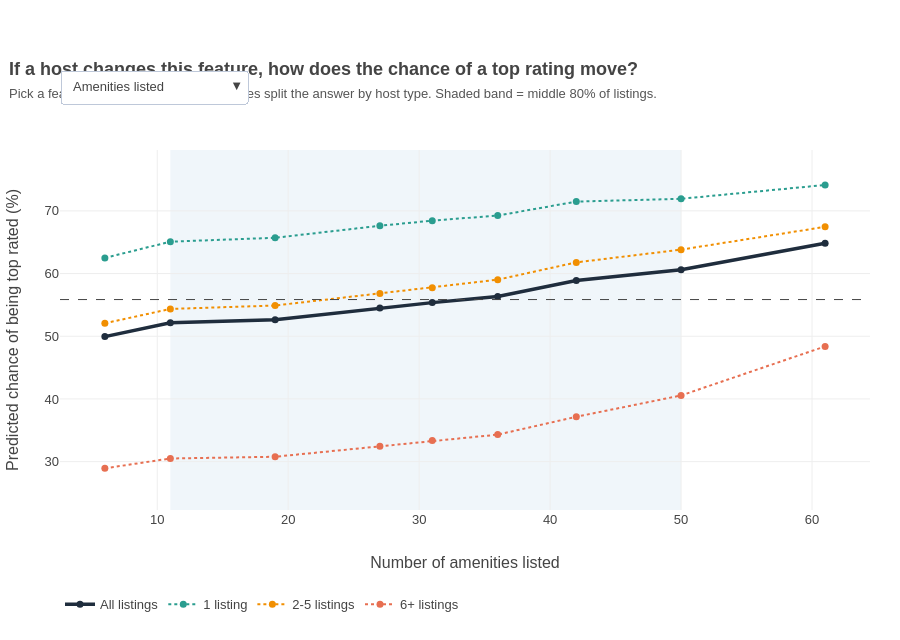

The code cell stored with this chart in its notebook:
### Markdown cell above
## Figure 26: If a host changes this feature, does the chance of a top rating go up or down, and is it the same for every kind of host? (interactive)

**In plain words:** pick a feature from the **dropdown**. The chart shows the predicted chance that a listing is top rated if it had each value of that feature, with everything else about the listing left as it is. One line is drawn for all listings and one for each host type (1 listing, 2-5 listings, 6 or more), so you can see whether the same feature works for small and large hosts.

**How to read the chart**
- A line that **rises** means more of this feature goes with a higher chance of a top rating. A line that **falls** means the opposite. A **flat** line means it makes little difference.
- The shaded band is where most listings sit (the middle 80%). Trust the lines most inside the band.
- The dashed line is the average predicted chance for all listings.
- All features share the same vertical scale, so you can compare how much each one matters. **Hover** to read exact values; click a name in the legend to hide a line.
- This shows a pattern in the data, not proof that changing a feature will raise a rating.

### Code cell
pdp_base = X_te.sample(min(3000, len(X_te)), random_state=RNG)[MODEL_COLS]
host_of = rated["host_type"]
GROUP_LINES = [("All listings", None, "#1F2D3D"), ("1 listing", "1 listing", GREEN), ("2-5 listings", "2-5 listings", ORANGE), ("6+ listings", "6+ listings", CORAL)]
REF = model.predict_proba(pdp_base)[:, 1].mean() * 100
amen_grid = np.unique(np.percentile(rated["amenity_count"], [2, 10, 25, 40, 50, 60, 75, 90, 98]).round())
# (label, model column, grid in real units, transform to model scale, real column for the shaded band, x label, x scale, lever?)
PDP_SPECS = [
    ("Amenities listed", "amenity_count", amen_grid, None, "amenity_count", "Number of amenities listed", "linear", True),
    ("Price vs similar listings", "price_vs_peers", np.array([0.5, 0.7, 0.85, 1.0, 1.15, 1.3, 1.6, 2.0]), None,
     "price_vs_peers", "Price as a multiple of similar listings (1.0 = typical)", "linear", True),
    ("Minimum nights", "log_min_nights", np.array([1, 2, 3, 4, 5, 7, 14, 30]), np.log1p, "minimum_nights_capped",
     "Minimum nights required (log scale)", "log", True),
    ("Days available (next 365)", "availability_365", np.array([0, 30, 90, 150, 210, 270, 330, 365]), None, "availability_365",
     "Days available in the next 365", "linear", True),
]


def pdp_curve(col, grid, tf, rows):
    base = rows[rows["price_vs_peers"].notna()] if col == "price_vs_peers" else rows
    out = []
    for v in grid:
        Xs = base.copy()
        Xs[col] = tf(v) if tf else v
        out.append(model.predict_proba(Xs)[:, 1].mean() * 100)
    return np.array(out)


with timer("Response curves (4 features × 4 host groups)", kind="cpu-only"):
    curves = {}
    for spec in PDP_SPECS:
        lab, col, grid, tf = spec[0], spec[1], spec[2], spec[3]
        for gname, hval, _ in GROUP_LINES:
            rows = pdp_base if hval is None else pdp_base[host_of.loc[pdp_base.index].to_numpy() == hval]
            curves[(lab, gname)] = (pdp_curve(col, grid, tf, rows), len(rows))

all_vals = np.concatenate([v[0] for v in curves.values()])
lo_y, hi_y = float(all_vals.min() - 2), float(all_vals.max() + 2)
bands = {s[0]: [float(q) for q in rated[s[4]].quantile([0.1, 0.9])] for s in PDP_SPECS}

traces, vis_blocks = [], []
for li, spec in enumerate(PDP_SPECS):
    lab, grid = spec[0], spec[2]
    for gname, hval, color in GROUP_LINES:
        vals, n_rows = curves[(lab, gname)]
        traces.append(go.Scatter(
            x=[float(v) for v in grid], y=[float(v) for v in vals], mode="lines+markers", name=gname, legendgroup=gname,
            line=dict(color=color, width=3.5 if hval is None else 2, dash="solid" if hval is None else "dot"),
            marker=dict(size=7), visible=(li == 0), showlegend=True,
            hovertemplate=f"<b>{gname}</b><br>{lab}: %{{x}}<br>Predicted top-rated chance: %{{y:.1f}}%<extra></extra>"))


def lever_layout(i):
    spec = PDP_SPECS[i]
    b0, b1 = bands[spec[0]]
    return {"xaxis.title.text": spec[5], "xaxis.type": spec[6],
            "shapes": [dict(type="rect", xref="x", yref="paper", x0=b0, x1=b1, y0=0, y1=1, fillcolor="#EAF2F8", opacity=0.7,
                            line=dict(width=0), layer="below"),
                       dict(type="line", xref="paper", yref="y", x0=0, x1=1, y0=REF, y1=REF, line=dict(color="#444444", width=1, dash="dash"))]}


buttons = []
for i, spec in enumerate(PDP_SPECS):
    vis = [j // len(GROUP_LINES) == i for j in range(len(traces))]
    buttons.append(dict(label=spec[0], method="update", args=[{"visible": vis}, lever_layout(i)]))

fig = go.Figure(data=traces)
first = lever_layout(0)
fig.update_layout(updatemenus=[dict(type="dropdown", direction="down", x=0.0, y=1.13, xanchor="left", yanchor="bottom", showactive=True, buttons=buttons)],
                  xaxis=dict(title=dict(text=PDP_SPECS[0][5]), type=PDP_SPECS[0][6]), shapes=first["shapes"],
                  yaxis=dict(title=dict(text="Predicted chance of being top rated (%)"), range=[lo_y, hi_y]),
                  legend=dict(orientation="h", x=0, y=-0.22), hovermode="closest")
finish(fig, "fig26_feature_response_by_host_type", "If a host changes this feature, how does the chance of a top rating move?",
       "Pick a feature in the dropdown. Dotted lines split the answer by host type. Shaded band = middle 80% of listings.", height=640, bottom=130, top=150)

rows_sum = []
for spec in PDP_SPECS:
    lab = spec[0]
    v_all = curves[(lab, "All listings")][0]
    same = all(np.sign(curves[(lab, g)][0][-1] - curves[(lab, g)][0][0]) == np.sign(v_all[-1] - v_all[0]) for g in ["1 listing", "2-5 listings", "6+ listings"])
    rows_sum.append(dict(lever=lab, low=v_all.min(), high=v_all.max(), span=v_all.max() - v_all.min(), best=spec[2][int(np.argmax(v_all))],
                         worst=spec[2][int(np.argmin(v_all))], same_direction=same,
                         single=curves[(lab, "1 listing")][0].max() - curves[(lab, "1 listing")][0].min(),
                         big=curves[(lab, "6+ listings")][0].max() - curves[(lab, "6+ listings")][0].min()))
pdp_sum = pd.DataFrame(rows_sum).sort_values("span", ascending=False)
top_move = pdp_sum.iloc[0]
lines = "; ".join(f"**{r.lever}**: {r.low:.1f}% to {r.high:.1f}% (highest at {r.best:g}, lowest at {r.worst:g})" for r in pdp_sum.itertuples())
display(Markdown(
    f"**Insight:** predicted chance of a top rating for each feature, biggest change first: {lines}. The average is {REF:.1f}%. "
    f"{top_move['lever']} makes the biggest difference. For {int(pdp_sum['same_direction'].sum())} of the 4 features the line runs in the same direction for "
    f"single-listing, 2-5 listing and 6+ listing hosts, so the advice does not depend on host size for those features. "
    f"These are patterns among listings that already have reviews, not proof that changing a feature will raise a rating."))
pdp_sum.round(2)

### Figure 1 — Plotly figure (JSON) as saved in the notebook; plotly's stock layout.template omitted (floating-point values rounded to 4 significant figures)
{"data": [{"type": "scatter", "x": [6.0, 11.0, 19.0, 27.0, 31.0, 36.0, 42.0, 50.0, 61.0], "y": [49.94, 52.15, 52.65, 54.49, 55.36, 56.34, 58.88, 60.6, 64.83], "mode": "lines+markers", "name": "All listings", "legendgroup": "All listings", "line": {"color": "#1F2D3D", "width": 3.5, "dash": "solid"}, "marker": {"size": 7}, "visible": true, "showlegend": true, "hovertemplate": "<b>All listings</b><br>Amenities listed: %{x}<br>Predicted top-rated chance: %{y:.1f}%<extra></extra>"}, {"type": "scatter", "x": [6.0, 11.0, 19.0, 27.0, 31.0, 36.0, 42.0, 50.0, 61.0], "y": [62.5, 65.08, 65.71, 67.62, 68.44, 69.25, 71.47, 71.93, 74.13], "mode": "lines+markers", "name": "1 listing", "legendgroup": "1 listing", "line": {"color": "#2A9D8F", "width": 2, "dash": "dot"}, "marker": {"size": 7}, "visible": true, "showlegend": true, "hovertemplate": "<b>1 listing</b><br>Amenities listed: %{x}<br>Predicted top-rated chance: %{y:.1f}%<extra></extra>"}, {"type": "scatter", "x": [6.0, 11.0, 19.0, 27.0, 31.0, 36.0, 42.0, 50.0, 61.0], "y": [52.07, 54.35, 54.9, 56.82, 57.72, 59.02, 61.78, 63.82, 67.45], "mode": "lines+markers", "name": "2-5 listings", "legendgroup": "2-5 listings", "line": {"color": "#F18F01", "width": 2, "dash": "dot"}, "marker": {"size": 7}, "visible": true, "showlegend": true, "hovertemplate": "<b>2-5 listings</b><br>Amenities listed: %{x}<br>Predicted top-rated chance: %{y:.1f}%<extra></extra>"}, {"type": "scatter", "x": [6.0, 11.0, 19.0, 27.0, 31.0, 36.0, 42.0, 50.0, 61.0], "y": [28.94, 30.5, 30.78, 32.44, 33.37, 34.31, 37.16, 40.56, 48.38], "mode": "lines+markers", "name": "6+ listings", "legendgroup": "6+ listings", "line": {"color": "#E76F51", "width": 2, "dash": "dot"}, "marker": {"size": 7}, "visible": true, "showlegend": true, "hovertemplate": "<b>6+ listings</b><br>Amenities listed: %{x}<br>Predicted top-rated chance: %{y:.1f}%<extra></extra>"}, {"type": "scatter", "x": [0.5, 0.7, 0.85, 1.0, 1.15, 1.3, 1.6, 2.0], "y": [41.54, 46.64, 49.17, 53.61, 58.46, 60.07, 61.41, 63.28], "mode": "lines+markers", "name": "All listings", "legendgroup": "All listings", "line": {"color": "#1F2D3D", "width": 3.5, "dash": "solid"}, "marker": {"size": 7}, "visible": false, "showlegend": true, "hovertemplate": "<b>All listings</b><br>Price vs similar listings: %{x}<br>Predicted top-rated chance: %{y:.1f}%<extra></extra>"}, {"type": "scatter", "x": [0.5, 0.7, 0.85, 1.0, 1.15, 1.3, 1.6, 2.0], "y": [56.08, 61.99, 64.68, 70.27, 74.9, 75.74, 76.45, 77.71], "mode": "lines+markers", "name": "1 listing", "legendgroup": "1 listing", "line": {"color": "#2A9D8F", "width": 2, "dash": "dot"}, "marker": {"size": 7}, "visible": false, "showlegend": true, "hovertemplate": "<b>1 listing</b><br>Price vs similar listings: %{x}<br>Predicted top-rated chance: %{y:.1f}%<extra></extra>"}, {"type": "scatter", "x": [0.5, 0.7, 0.85, 1.0, 1.15, 1.3, 1.6, 2.0], "y": [44.27, 50.25, 53.49, 58.86, 64.43, 65.86, 67.3, 69.13], "mode": "lines+markers", "name": "2-5 listings", "legendgroup": "2-5 listings", "line": {"color": "#F18F01", "width": 2, "dash": "dot"}, "marker": {"size": 7}, "visible": false, "showlegend": true, "hovertemplate": "<b>2-5 listings</b><br>Price vs similar listings: %{x}<br>Predicted top-rated chance: %{y:.1f}%<extra></extra>"}, {"type": "scatter", "x": [0.5, 0.7, 0.85, 1.0, 1.15, 1.3, 1.6, 2.0], "y": [24.28, 27.85, 29.69, 32.24, 36.79, 39.32, 41.27, 43.8], "mode": "lines+markers", "name": "6+ listings", "legendgroup": "6+ listings", "line": {"color": "#E76F51", "width": 2, "dash": "dot"}, "marker": {"size": 7}, "visible": false, "showlegend": true, "hovertemplate": "<b>6+ listings</b><br>Price vs similar listings: %{x}<br>Predicted top-rated chance: %{y:.1f}%<extra></extra>"}, {"type": "scatter", "x": [1.0, 2.0, 3.0, 4.0, 5.0, 7.0, 14.0, 30.0], "y": [53.48, 54.79, 57.84, 60.33, 61.01, 62.09, 61.98, 62.65], "mode": "lines+markers", "name": "All listings", "legendgroup": "All listings", "line": {"color": "#1F2D3D", "width": 3.5, "dash": "solid"}, "marker": {"size": 7}, "visible": false, "showlegend": true, "hovertemplate": "<b>All listings</b><br>Minimum nights: %{x}<br>Predicted top-rated chance: %{y:.1f}%<extra></extra>"}, {"type": "scatter", "x": [1.0, 2.0, 3.0, 4.0, 5.0, 7.0, 14.0, 30.0], "y": [65.03, 66.04, 69.07, 70.93, 71.47, 72.15, 72.0, 72.39], "mode": "lines+markers", "name": "1 listing", "legendgroup": "1 listing", "line": {"color": "#2A9D8F", "width": 2, "dash": "dot"}, "marker": {"size": 7}, "visible": false, "showlegend": true, "hovertemplate": "<b>1 listing</b><br>Minimum nights: %{x}<br>Predicted top-rated chance: %{y:.1f}%<extra></extra>"}, {"type": "scatter", "x": [1.0, 2.0, 3.0, 4.0, 5.0, 7.0, 14.0, 30.0], "y": [56.39, 57.73, 60.66, 63.16, 63.67, 64.76, 64.6, 65.35], "mode": "lines+markers", "name": "2-5 listings", "legendgroup": "2-5 listings", "line": {"color": "#F18F01", "width": 2, "dash": "dot"}, "marker": {"size": 7}, "visible": false, "showlegend": true, "hovertemplate": "<b>2-5 listings</b><br>Minimum nights: %{x}<br>Predicted top-rated chance: %{y:.1f}%<extra></extra>"}, {"type": "scatter", "x": [1.0, 2.0, 3.0, 4.0, 5.0, 7.0, 14.0, 30.0], "y": [33.35, 35.08, 38.28, 41.73, 42.75, 44.46, 44.43, 45.47], "mode": "lines+markers", "name": "6+ listings", "legendgroup": "6+ listings", "line": {"color": "#E76F51", "width": 2, "dash": "dot"}, "marker": {"size": 7}, "visible": false, "showlegend": true, "hovertemplate": "<b>6+ listings</b><br>Minimum nights: %{x}<br>Predicted top-rated chance: %{y:.1f}%<extra></extra>"}, {"type": "scatter", "x": [0.0, 30.0, 90.0, 150.0, 210.0, 270.0, 330.0, 365.0], "y": [58.74, 60.79, 57.64, 56.8, 55.88, 53.83, 50.72, 39.98], "mode": "lines+markers", "name": "All listings", "legendgroup": "All listings", "line": {"color": "#1F2D3D", "width": 3.5, "dash": "solid"}, "marker": {"size": 7}, "visible": false, "showlegend": true, "hovertemplate": "<b>All listings</b><br>Days available (next 365): %{x}<br>Predicted top-rated chance: %{y:.1f}%<extra></extra>"}, {"type": "scatter", "x": [0.0, 30.0, 90.0, 150.0, 210.0, 270.0, 330.0, 365.0], "y": [70.23, 72.39, 69.09, 68.17, 67.13, 64.4, 61.51, 48.36], "mode": "lines+markers", "name": "1 listing", "legendgroup": "1 listing", "line": {"color": "#2A9D8F", "width": 2, "dash": "dot"}, "marker": {"size": 7}, "visible": false, "showlegend": true, "hovertemplate": "<b>1 listing</b><br>Days available (next 365): %{x}<br>Predicted top-rated chance: %{y:.1f}%<extra></extra>"}, {"type": "scatter", "x": [0.0, 30.0, 90.0, 150.0, 210.0, 270.0, 330.0, 365.0], "y": [62.36, 64.74, 60.97, 60.2, 59.04, 56.78, 52.42, 41.13], "mode": "lines+markers", "name": "2-5 listings", "legendgroup": "2-5 listings", "line": {"color": "#F18F01", "width": 2, "dash": "dot"}, "marker": {"size": 7}, "visible": false, "showlegend": true, "hovertemplate": "<b>2-5 listings</b><br>Days available (next 365): %{x}<br>Predicted top-rated chance: %{y:.1f}%<extra></extra>"}, {"type": "scatter", "x": [0.0, 30.0, 90.0, 150.0, 210.0, 270.0, 330.0, 365.0], "y": [38.08, 39.69, 37.29, 36.53, 35.97, 35.14, 32.78, 26.21], "mode": "lines+markers", "name": "6+ listings", "legendgroup": "6+ listings", "line": {"color": "#E76F51", "width": 2, "dash": "dot"}, "marker": {"size": 7}, "visible": false, "showlegend": true, "hovertemplate": "<b>6+ listings</b><br>Days available (next 365): %{x}<br>Predicted top-rated chance: %{y:.1f}%<extra></extra>"}], "layout": {"updatemenus": [{"type": "dropdown", "direction": "down", "x": 0.0, "y": 1.13, "xanchor": "left", "yanchor": "bottom", "showactive": true, "buttons": [{"label": "Amenities listed", "method": "update", "args": [{"visible": [true, true, true, true, false, false, false, false, false, false, false, false, false, false, false, false]}, {"xaxis.title.text": "Number of amenities listed", "xaxis.type": "linear", "shapes": [{"type": "rect", "xref": "x", "yref": "paper", "x0": 11.0, "x1": 50.0, "y0": 0, "y1": 1, "fillcolor": "#EAF2F8", "opacity": 0.7, "line": {"width": 0}, "layer": "below"}, {"type": "line", "xref": "paper", "yref": "y", "x0": 0, "x1": 1, "y0": 55.85, "y1": 55.85, "line": {"color": "#444444", "width": 1, "dash": "dash"}}]}]}, {"label": "Price vs similar listings", "method": "update", "args": [{"visible": [false, false, false, false, true, true, true, true, false, false, false, false, false, false, false, false]}, {"xaxis.title.text": "Price as a multiple of similar listings (1.0 = typical)", "xaxis.type": "linear", "shapes": [{"type": "rect", "xref": "x", "yref": "paper", "x0": 0.607, "x1": 1.737, "y0": 0, "y1": 1, "fillcolor": "#EAF2F8", "opacity": 0.7, "line": {"width": 0}, "layer": "below"}, {"type": "line", "xref": "paper", "yref": "y", "x0": 0, "x1": 1, "y0": 55.85, "y1": 55.85, "line": {"color": "#444444", "width": 1, "dash": "dash"}}]}]}, {"label": "Minimum nights", "method": "update", "args": [{"visible": [false, false, false, false, false, false, false, false, true, true, true, true, false, false, false, false]}, {"xaxis.title.text": "Minimum nights required (log scale)", "xaxis.type": "log", "shapes": [{"type": "rect", "xref": "x", "yref": "paper", "x0": 1.0, "x1": 5.0, "y0": 0, "y1": 1, "fillcolor": "#EAF2F8", "opacity": 0.7, "line": {"width": 0}, "layer": "below"}, {"type": "line", "xref": "paper", "yref": "y", "x0": 0, "x1": 1, "y0": 55.85, "y1": 55.85, "line": {"color": "#444444", "width": 1, "dash": "dash"}}]}]}, {"label": "Days available (next 365)", "method": "update", "args": [{"visible": [false, false, false, false, false, false, false, false, false, false, false, false, true, true, true, true]}, {"xaxis.title.text": "Days available in the next 365", "xaxis.type": "linear", "shapes": [{"type": "rect", "xref": "x", "yref": "paper", "x0": 0.0, "x1": 344.0, "y0": 0, "y1": 1, "fillcolor": "#EAF2F8", "opacity": 0.7, "line": {"width": 0}, "layer": "below"}, {"type": "line", "xref": "paper", "yref": "y", "x0": 0, "x1": 1, "y0": 55.85, "y1": 55.85, "line": {"color": "#444444", "width": 1, "dash": "dash"}}]}]}]}], "xaxis": {"title": {"text": "Number of amenities listed"}, "type": "linear"}, "shapes": [{"type": "rect", "xref": "x", "yref": "paper", "x0": 11.0, "x1": 50.0, "y0": 0, "y1": 1, "fillcolor": "#EAF2F8", "opacity": 0.7, "line": {"width": 0}, "layer": "below"}, {"type": "line", "xref": "paper", "yref": "y", "x0": 0, "x1": 1, "y0": 55.85, "y1": 55.85, "line": {"color": "#444444", "width": 1, "dash": "dash"}}], "yaxis": {"title": {"text": "Predicted chance of being top rated (%)"}, "range": [22.28, 79.71]}, "legend": {"orientation": "h", "x": 0, "y": -0.22}, "hovermode": "closest", "font": {"family": "Arial, sans-serif", "size": 13}, "margin": {"l": 60, "r": 30, "t": 150, "b": 130}, "title": {"text": "<b>If a host changes this feature, how does the chance of a top rating move?</b><br><span style='font-size:13px;color:#555555'>Pick a feature in the dropdown. Dotted lines split the answer by host type. Shaded band = middle 80% of listings.</span>", "x": 0.01, "xanchor": "left"}, "height": 640}}
